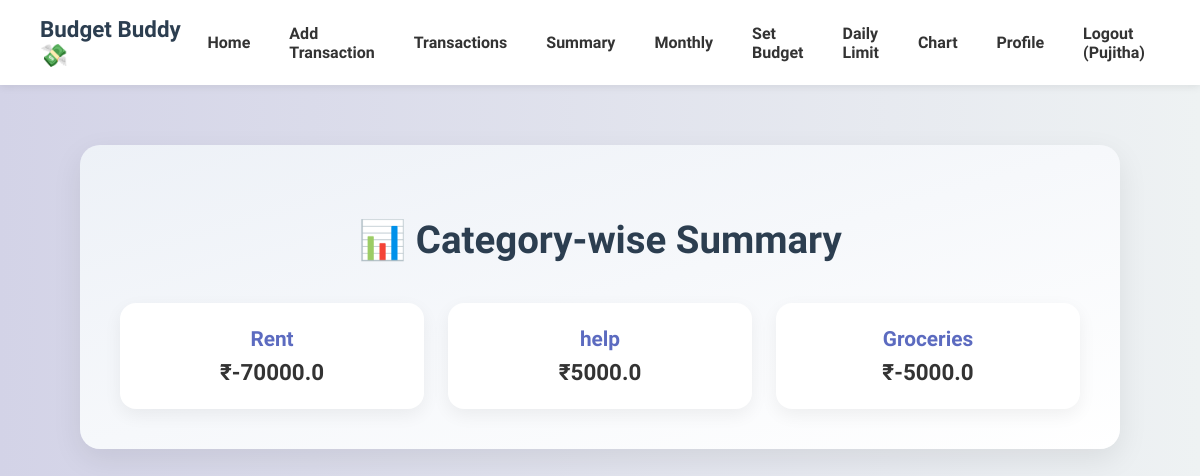
Screenshot of /summary (signed in) with the database file from the repository.
### models.py (models this page shows)
class Transaction(db.Model):
    __tablename__ = 'transaction'
    id = db.Column(db.Integer, primary_key=True)
    amount = db.Column(db.Float, nullable=False)
    type = db.Column(db.String(10), nullable=False)
    category = db.Column(db.String(100), nullable=False)
    date = db.Column(db.String(20), nullable=False)
    note = db.Column(db.Text)
    tag = db.Column(db.String(20))
    user_id = db.Column(db.Integer, db.ForeignKey('user.id'), nullable=False)
    receipt = db.Column(db.String(200))  # 🧾 Optional: file name for receipt

### app.py (the view)
@app.route('/summary')
def summary():
    if 'user_id' not in session:
        return redirect('/login')
    txns = Transaction.query.filter_by(user_id=session['user_id']).all()
    summary = defaultdict(float)
    for txn in txns:
        summary[txn.category] += txn.amount if txn.type == 'income' else -txn.amount
    return render_template('summary.html', summary=summary)

### templates/summary.html (shortened to what this page needs)
{% extends 'base.html' %}
{% block content %}
<div class="summary-container">
    <h2 class="summary-title">📊 Category-wise Summary</h2>
    {% if summary %}
    <div class="category-grid">
        {% for category, total in summary.items() %}
        <div class="category-card">
            <div class="category-name">{{ category }}</div>
            <div class="category-amount">₹{{ total }}</div>
        </div>
        {% endfor %}
    </div>
    {% else %}
    <p class="no-data">No transactions yet 😶</p>
    {% endif %}
</div>
{% endblock %}

### static/style.css (style rules this page uses)
body { margin: 0; font-family: 'Segoe UI', sans-serif; background: linear-gradient(to right, #d3d3e7, #eef2f3); color: #2f2f2f; }

### templates/base.html (style rules this page uses)
body { margin: 0; font-family: 'Urbanist', sans-serif; background-color: #f4f6fb; }

### templates/summary.html (style rules this page uses)
.summary-container { max-width: 960px; margin: 60px auto; padding: 40px; background: linear-gradient(to bottom right, #edf1f7, #ffffff); border-radius: 20px; box-shadow: 0 10px 30px rgba(0,0,0,0.08); animation: fadeIn 0.8s ease-in-out; }
.summary-title { text-align: center; font-size: 2.4rem; font-weight: bold; color: #2c3e50; margin-bottom: 40px; }
.category-grid { display: grid; grid-template-columns: repeat(auto-fit, minmax(220px, 1fr)); gap: 24px; }
.category-card { background: #ffffff; padding: 24px; border-radius: 16px; box-shadow: 0 6px 18px rgba(0,0,0,0.06); transition: transform 0.2s ease, box-shadow 0.2s ease; text-align: center; }
.category-name { font-size: 1.3rem; font-weight: 600; color: #5c6bc0; margin-bottom: 8px; }
.category-amount { font-size: 1.4rem; color: #333; font-weight: bold; }

### rows the page displays
Transaction: category "Rent", total "-70000.0"
Transaction: category "help", amount "5000.0"
Transaction: category "Groceries", total "-5000.0"

### other values shown
{{ session['username'] }} "Pujitha"
